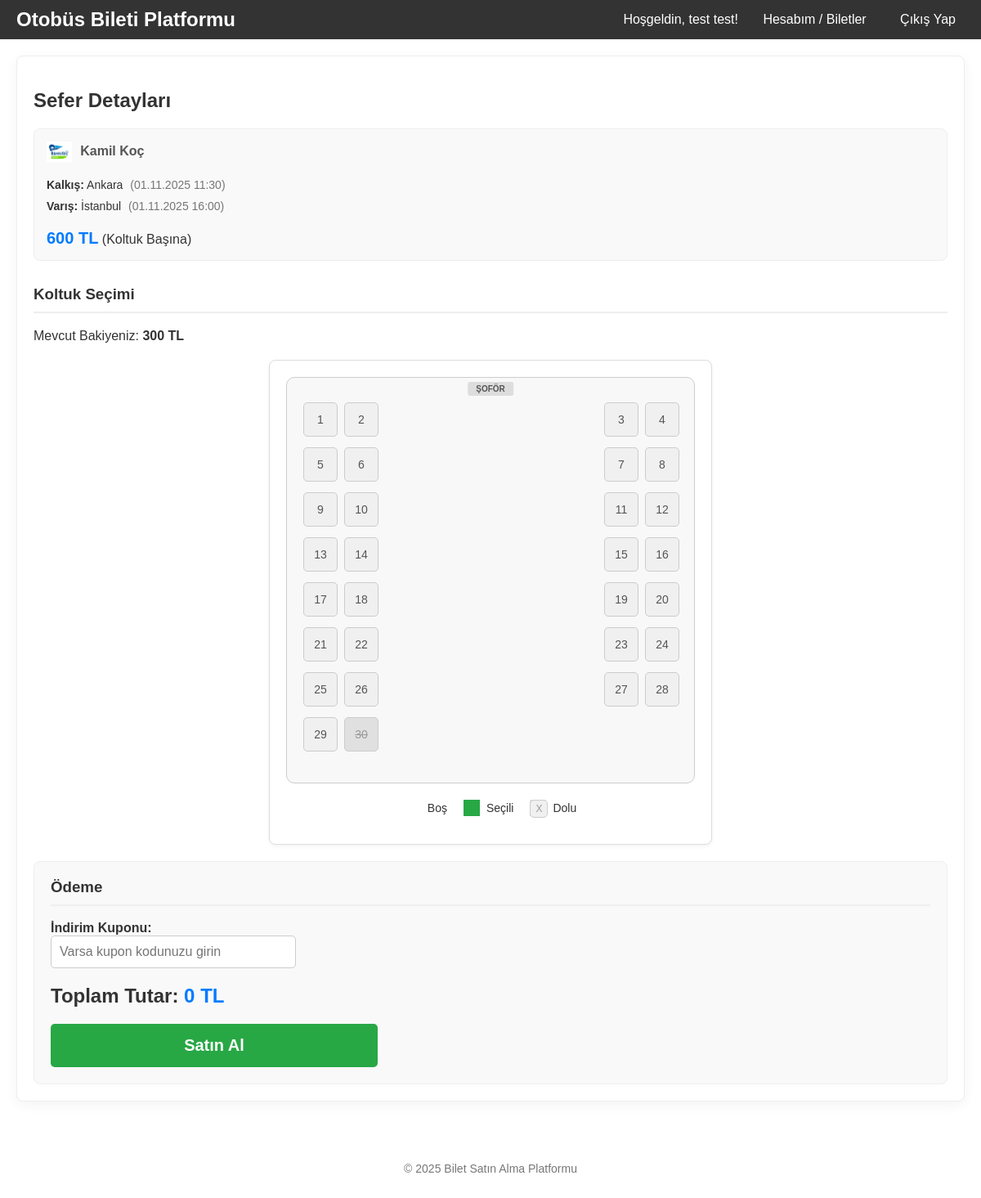
The page /buy_ticket.php?trip_id=dbb7ed04-a3a6-4137-b964-270be98b0105 (signed in) on the database its author committed.
### tables this page shows
CREATE TABLE Trips (
            id TEXT PRIMARY KEY,
            company_id TEXT NOT NULL,
            destination_city TEXT NOT NULL,
            arrival_time DATETIME NOT NULL,
            departure_time DATETIME NOT NULL,
            departure_city TEXT NOT NULL,
            price INTEGER NOT NULL,
            capacity INTEGER NOT NULL,
            created_at TIMESTAMP DEFAULT CURRENT_TIMESTAMP,
            FOREIGN KEY (company_id) REFERENCES Bus_Company(id) ON DELETE CASCADE
        );

CREATE TABLE Bus_Company (
            id TEXT PRIMARY KEY,
            name TEXT NOT NULL,
            logo_path TEXT,
            created_at TIMESTAMP DEFAULT CURRENT_TIMESTAMP
        );

CREATE TABLE User (
            id TEXT PRIMARY KEY,
            full_name TEXT NOT NULL,
            email TEXT UNIQUE NOT NULL,
            role TEXT NOT NULL DEFAULT "user",
            password TEXT NOT NULL,
            company_id TEXT NULLABLE,
            balance INTEGER DEFAULT 800,
            created_at TIMESTAMP DEFAULT CURRENT_TIMESTAMP,
            FOREIGN KEY (company_id) REFERENCES Bus_Company(id) ON DELETE SET NULL
        );

### public/buy_ticket.php (the view, shortened to what this page needs)
<?php
require_once __DIR__ . '/../config/database.php';
$trip = null;
$booked_seats = [];
$user_balance = 0;
$trip_id = $_GET['trip_id'] ?? $_POST['trip_id'] ?? null;
$user_id = $_SESSION['user_id'];
try {
    $stmt_trip = $pdo->prepare("
        SELECT
            t.*,
            b.name AS company_name,
            b.logo_path
        FROM Trips t
        JOIN Bus_Company b ON t.company_id = b.id
        WHERE t.id = ? AND t.departure_time > CURRENT_TIMESTAMP
    ");
    $stmt_trip->execute([$trip_id]);
    $trip = $stmt_trip->fetch(PDO::FETCH_ASSOC);
    if (!$trip) {
        $error = "Sefer bulunamadı veya seferin tarihi geçmiş.";
    } else {
        $stmt_user = $pdo->prepare("SELECT balance FROM User WHERE id = ?");
        $stmt_user->execute([$user_id]);
        $user_balance = $stmt_user->fetchColumn();
        $stmt_seats = $pdo->prepare("
            SELECT bs.seat_number
            FROM Booked_Seats bs
            JOIN Tickets t ON bs.ticket_id = t.id
            WHERE t.trip_id = ? AND t.status = 'active'
        ");
        $stmt_seats->execute([$trip_id]);
        $booked_seats = $stmt_seats->fetchAll(PDO::FETCH_COLUMN);
    }
} catch (PDOException $e) {
    $error = "Veritabanı bağlantı hatası: " . $e->getMessage();
}
?>
<!DOCTYPE html>
<html lang="tr">
<head>
    <link rel="stylesheet" href="style.css">
</head>
<body>
    <header>
        <div class="container">
            <h1><a href="index.php" class="logo">Otobüs Bileti Platformu</a></h1>
            <nav>
                <span>Hoşgeldin, <?php echo htmlspecialchars($_SESSION['user_name']); ?>!</span>
                <a href="account.php">Hesabım / Biletler</a>
                <a href="logout.php">Çıkış Yap</a>
            </nav>
        </div>
    </header>
    <main class="container">
        <div class="buy-ticket-container">
            <?php if ($trip): ?>
                <section class="trip-summary">
                    <h2>Sefer Detayları</h2>
                    <div class="trip-card">
                         <div class="company-info summary">
                            <?php if (!empty($trip['logo_path']) && file_exists(__DIR__ . $trip['logo_path'])): ?>
                                <img src="<?php echo htmlspecialchars($trip['logo_path']); ?>" alt="<?php echo htmlspecialchars($trip['company_name']); ?> Logo" class="company-logo small">
                            <?php endif; ?>
                            <span class="company-name"><?php echo htmlspecialchars($trip['company_name']); ?></span>
                        </div>
                        <div class="trip-info">
                            <strong>Kalkış:</strong> <?php echo htmlspecialchars($trip['departure_city']); ?>
                            <span>(<?php echo date('d.m.Y H:i', strtotime($trip['departure_time'])); ?>)</span>
                        </div>
                        <div class="trip-info">
                            <strong>Varış:</strong> <?php echo htmlspecialchars($trip['destination_city']); ?>
                            <span>(<?php echo date('d.m.Y H:i', strtotime($trip['arrival_time'])); ?>)</span>
                        </div>
                        <div class="trip-details">
                            <span class="price"><?php echo htmlspecialchars($trip['price']); ?> TL</span>
                            (Koltuk Başına)
                        </div>
                    </div>
                </section>
                <form action="buy_ticket.php" method="POST" class="seat-form">
                    <section class="seat-selection">
                        <h3>Koltuk Seçimi</h3>
                        <p>Mevcut Bakiyeniz: <strong><?php echo htmlspecialchars($user_balance); ?> TL</strong></p>
                        <div class="seat-map-container">
                            <div class="bus-layout">
                                <div class="bus-front">ŞOFÖR</div>
                                <div class="seat-map bus-grid">
                                    <?php
                                        $seats_per_row = 4;
                                        for ($i = 1; $i <= $trip['capacity']; $i++):
                                            $is_booked = in_array($i, $booked_seats);
                                            $position_in_row = ($i - 1) % $seats_per_row + 1;
                                            $seat_position_class = '';
                                            if ($position_in_row == 1) $seat_position_class = 'seat-lw';
                                            elseif ($position_in_row == 2) $seat_position_class = 'seat-la';
                                            elseif ($position_in_row == 3) $seat_position_class = 'seat-ra';
                                            elseif ($position_in_row == 4) $seat_position_class = 'seat-rw';
                                    ?>
                                        <div class="seat <?php echo $seat_position_class; ?> <?php echo $is_booked ? 'disabled' : ''; ?>">
                                            <label for="seat-<?php echo $i; ?>"><?php echo $i; ?></label>
                                        </div>
                                    <?php endfor; ?>
                                </div>
                            </div>
                            <ul class="seat-legend">
                                <li><span class="seat"></span> Boş</li>
                                <li><span class="seat selected"></span> Seçili</li>
                                <li><span class="seat disabled"><label>X</label></span> Dolu</li>
                            </ul>
                        </div>
                    </section>
                    <section class="payment-section">
                        <h3>Ödeme</h3>
                        <div class="form-group">
                            <label for="coupon_code">İndirim Kuponu:</label>
                            <input type="text" id="coupon_code" name="coupon_code" placeholder="Varsa kupon kodunuzu girin">
                        </div>
                        <div class="total-price">
                            Toplam Tutar: <strong id="total-price-display">0 TL</strong>
                        </div>
                        <button type="submit" class="buy-button-large">Satın Al</button>
                    </section>
                </form>
            <?php else: ?>
                <p>Sefer bilgileri yüklenemedi. Lütfen <a href="index.php">ana sayfaya</a> dönüp tekrar deneyin.</p>
            <?php endif; ?>
        </div>
    </main>
    <footer>
        <p>&copy; 2025 Bilet Satın Alma Platformu</p>
    </footer>
</body>
</html>

### rows shown on the page
trips: company.logo_path (picture), company.name "Kamil Koç", departure_city "Ankara", departure_time "01.11.2025 11:30", destination_city "İstanbul", arrival_time "01.11.2025 16:00", price "600"
user: balance "300"

### other values the page prints
$_SESSION['user_name'] "test test"
